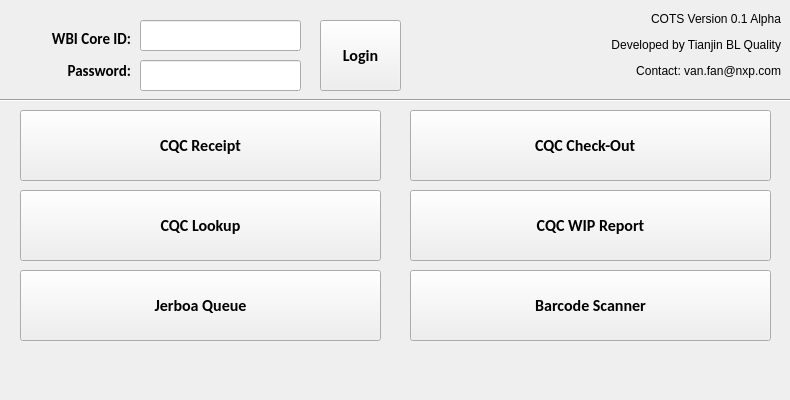
<?xml version="1.0" encoding="UTF-8"?>
<ui version="4.0">
 <author>cocoavan</author>
 <class>MainWindow</class>
 <widget class="QMainWindow" name="MainWindow">
  <property name="geometry">
   <rect>
    <x>0</x>
    <y>0</y>
    <width>790</width>
    <height>400</height>
   </rect>
  </property>
  <property name="sizePolicy">
   <sizepolicy hsizetype="Fixed" vsizetype="Fixed">
    <horstretch>0</horstretch>
    <verstretch>0</verstretch>
   </sizepolicy>
  </property>
  <property name="minimumSize">
   <size>
    <width>790</width>
    <height>400</height>
   </size>
  </property>
  <property name="maximumSize">
   <size>
    <width>790</width>
    <height>400</height>
   </size>
  </property>
  <property name="windowTitle">
   <string>CQC Operation Tracking System - NXP Tianjin BL Quality</string>
  </property>
  <property name="windowIcon">
   <iconset resource="qt_resource.qrc">
    <normaloff>:/icons/resources/img/Barcode.png</normaloff>:/icons/resources/img/Barcode.png</iconset>
  </property>
  <property name="styleSheet">
   <string notr="true"/>
  </property>
  <widget class="QWidget" name="centralwidget">
   <property name="sizePolicy">
    <sizepolicy hsizetype="Fixed" vsizetype="Fixed">
     <horstretch>0</horstretch>
     <verstretch>0</verstretch>
    </sizepolicy>
   </property>
   <property name="minimumSize">
    <size>
     <width>790</width>
     <height>400</height>
    </size>
   </property>
   <property name="maximumSize">
    <size>
     <width>790</width>
     <height>400</height>
    </size>
   </property>
   <property name="autoFillBackground">
    <bool>false</bool>
   </property>
   <widget class="QLabel" name="about">
    <property name="geometry">
     <rect>
      <x>600</x>
      <y>0</y>
      <width>181</width>
      <height>91</height>
     </rect>
    </property>
    <property name="text">
     <string>&lt;html&gt;&lt;head/&gt;&lt;body&gt;&lt;p&gt;COTS Version 0.1 Alpha&lt;/p&gt;&lt;p&gt;Developed by Tianjin BL Quality&lt;/p&gt;&lt;p&gt;Contact: van.fan@nxp.com&lt;/p&gt;&lt;/body&gt;&lt;/html&gt;</string>
    </property>
    <property name="textFormat">
     <enum>Qt::RichText</enum>
    </property>
    <property name="scaledContents">
     <bool>false</bool>
    </property>
    <property name="alignment">
     <set>Qt::AlignRight|Qt::AlignTrailing|Qt::AlignVCenter</set>
    </property>
    <property name="wordWrap">
     <bool>false</bool>
    </property>
    <property name="margin">
     <number>0</number>
    </property>
    <property name="indent">
     <number>0</number>
    </property>
   </widget>
   <widget class="QLabel" name="logo">
    <property name="geometry">
     <rect>
      <x>640</x>
      <y>320</y>
      <width>151</width>
      <height>81</height>
     </rect>
    </property>
    <property name="text">
     <string>&lt;html&gt;&lt;head/&gt;&lt;body&gt;&lt;p&gt;&lt;img src=&quot;:/icons/resources/img/NXP.png&quot;/&gt;&lt;/p&gt;&lt;/body&gt;&lt;/html&gt;</string>
    </property>
    <property name="textFormat">
     <enum>Qt::RichText</enum>
    </property>
    <property name="scaledContents">
     <bool>true</bool>
    </property>
    <property name="alignment">
     <set>Qt::AlignRight|Qt::AlignTop|Qt::AlignTrailing</set>
    </property>
   </widget>
   <widget class="QLineEdit" name="userName">
    <property name="geometry">
     <rect>
      <x>140</x>
      <y>20</y>
      <width>161</width>
      <height>31</height>
     </rect>
    </property>
    <property name="focusPolicy">
     <enum>Qt::ClickFocus</enum>
    </property>
    <property name="acceptDrops">
     <bool>false</bool>
    </property>
    <property name="inputMask">
     <string extracomment="Core ID"/>
    </property>
    <property name="text">
     <string/>
    </property>
    <property name="maxLength">
     <number>9</number>
    </property>
   </widget>
   <widget class="QLabel" name="loginLabel">
    <property name="geometry">
     <rect>
      <x>10</x>
      <y>10</y>
      <width>121</width>
      <height>91</height>
     </rect>
    </property>
    <property name="font">
     <font>
      <family>Calibri</family>
      <pointsize>11</pointsize>
      <weight>75</weight>
      <bold>true</bold>
     </font>
    </property>
    <property name="text">
     <string>&lt;html&gt;&lt;head/&gt;&lt;body&gt;&lt;p&gt;&lt;span style=&quot; font-size:11pt;&quot;&gt;WBI Core ID:&lt;/span&gt;&lt;/p&gt;&lt;p&gt;&lt;span style=&quot; font-size:11pt;&quot;&gt;Password:&lt;/span&gt;&lt;/p&gt;&lt;/body&gt;&lt;/html&gt;</string>
    </property>
    <property name="alignment">
     <set>Qt::AlignRight|Qt::AlignTrailing|Qt::AlignVCenter</set>
    </property>
   </widget>
   <widget class="QLineEdit" name="password">
    <property name="geometry">
     <rect>
      <x>140</x>
      <y>60</y>
      <width>161</width>
      <height>31</height>
     </rect>
    </property>
    <property name="focusPolicy">
     <enum>Qt::ClickFocus</enum>
    </property>
    <property name="acceptDrops">
     <bool>false</bool>
    </property>
    <property name="inputMask">
     <string/>
    </property>
    <property name="text">
     <string/>
    </property>
    <property name="maxLength">
     <number>9</number>
    </property>
    <property name="echoMode">
     <enum>QLineEdit::Password</enum>
    </property>
   </widget>
   <widget class="QPushButton" name="loginButton">
    <property name="geometry">
     <rect>
      <x>320</x>
      <y>20</y>
      <width>81</width>
      <height>71</height>
     </rect>
    </property>
    <property name="font">
     <font>
      <family>Calibri</family>
      <pointsize>12</pointsize>
      <weight>75</weight>
      <bold>true</bold>
     </font>
    </property>
    <property name="focusPolicy">
     <enum>Qt::ClickFocus</enum>
    </property>
    <property name="text">
     <string>Login</string>
    </property>
   </widget>
   <widget class="Line" name="line">
    <property name="geometry">
     <rect>
      <x>0</x>
      <y>90</y>
      <width>791</width>
      <height>20</height>
     </rect>
    </property>
    <property name="orientation">
     <enum>Qt::Horizontal</enum>
    </property>
   </widget>
   <widget class="QPushButton" name="receiptButton">
    <property name="geometry">
     <rect>
      <x>20</x>
      <y>110</y>
      <width>361</width>
      <height>71</height>
     </rect>
    </property>
    <property name="font">
     <font>
      <family>Calibri</family>
      <pointsize>12</pointsize>
      <weight>75</weight>
      <bold>true</bold>
     </font>
    </property>
    <property name="focusPolicy">
     <enum>Qt::ClickFocus</enum>
    </property>
    <property name="text">
     <string>CQC Receipt</string>
    </property>
    <property name="icon">
     <iconset resource="qt_resource.qrc">
      <normaloff>:/icons/resources/img/Receipt.png</normaloff>:/icons/resources/img/Receipt.png</iconset>
    </property>
    <property name="iconSize">
     <size>
      <width>50</width>
      <height>50</height>
     </size>
    </property>
   </widget>
   <widget class="QPushButton" name="checkoutButton">
    <property name="geometry">
     <rect>
      <x>410</x>
      <y>110</y>
      <width>361</width>
      <height>71</height>
     </rect>
    </property>
    <property name="font">
     <font>
      <family>Calibri</family>
      <pointsize>12</pointsize>
      <weight>75</weight>
      <bold>true</bold>
     </font>
    </property>
    <property name="focusPolicy">
     <enum>Qt::ClickFocus</enum>
    </property>
    <property name="text">
     <string>CQC Check-Out   </string>
    </property>
    <property name="icon">
     <iconset resource="qt_resource.qrc">
      <normaloff>:/icons/resources/img/Checkout.png</normaloff>:/icons/resources/img/Checkout.png</iconset>
    </property>
    <property name="iconSize">
     <size>
      <width>50</width>
      <height>50</height>
     </size>
    </property>
   </widget>
   <widget class="QPushButton" name="reportButton">
    <property name="geometry">
     <rect>
      <x>410</x>
      <y>190</y>
      <width>361</width>
      <height>71</height>
     </rect>
    </property>
    <property name="font">
     <font>
      <family>Calibri</family>
      <pointsize>12</pointsize>
      <weight>75</weight>
      <bold>true</bold>
     </font>
    </property>
    <property name="focusPolicy">
     <enum>Qt::ClickFocus</enum>
    </property>
    <property name="text">
     <string>CQC WIP Report</string>
    </property>
    <property name="icon">
     <iconset resource="qt_resource.qrc">
      <normaloff>:/icons/resources/img/Report.png</normaloff>:/icons/resources/img/Report.png</iconset>
    </property>
    <property name="iconSize">
     <size>
      <width>50</width>
      <height>50</height>
     </size>
    </property>
   </widget>
   <widget class="QPushButton" name="lookupButton">
    <property name="geometry">
     <rect>
      <x>20</x>
      <y>190</y>
      <width>361</width>
      <height>71</height>
     </rect>
    </property>
    <property name="font">
     <font>
      <family>Calibri</family>
      <pointsize>12</pointsize>
      <weight>75</weight>
      <bold>true</bold>
     </font>
    </property>
    <property name="focusPolicy">
     <enum>Qt::ClickFocus</enum>
    </property>
    <property name="text">
     <string>CQC Lookup</string>
    </property>
    <property name="icon">
     <iconset resource="qt_resource.qrc">
      <normaloff>:/icons/resources/img/Lookup.png</normaloff>:/icons/resources/img/Lookup.png</iconset>
    </property>
    <property name="iconSize">
     <size>
      <width>50</width>
      <height>50</height>
     </size>
    </property>
   </widget>
   <widget class="QPushButton" name="barcodeButton">
    <property name="geometry">
     <rect>
      <x>410</x>
      <y>270</y>
      <width>361</width>
      <height>71</height>
     </rect>
    </property>
    <property name="font">
     <font>
      <family>Calibri</family>
      <pointsize>12</pointsize>
      <weight>75</weight>
      <bold>true</bold>
     </font>
    </property>
    <property name="focusPolicy">
     <enum>Qt::ClickFocus</enum>
    </property>
    <property name="text">
     <string>Barcode Scanner</string>
    </property>
    <property name="icon">
     <iconset resource="qt_resource.qrc">
      <normaloff>:/icons/resources/img/Scanner.png</normaloff>:/icons/resources/img/Scanner.png</iconset>
    </property>
    <property name="iconSize">
     <size>
      <width>50</width>
      <height>50</height>
     </size>
    </property>
   </widget>
   <widget class="QPushButton" name="jerboaButton">
    <property name="geometry">
     <rect>
      <x>20</x>
      <y>270</y>
      <width>361</width>
      <height>71</height>
     </rect>
    </property>
    <property name="font">
     <font>
      <family>Calibri</family>
      <pointsize>12</pointsize>
      <weight>75</weight>
      <bold>true</bold>
     </font>
    </property>
    <property name="focusPolicy">
     <enum>Qt::ClickFocus</enum>
    </property>
    <property name="text">
     <string>Jerboa Queue</string>
    </property>
    <property name="icon">
     <iconset resource="qt_resource.qrc">
      <normaloff>:/icons/resources/img/Jerboa.png</normaloff>:/icons/resources/img/Jerboa.png</iconset>
    </property>
    <property name="iconSize">
     <size>
      <width>50</width>
      <height>50</height>
     </size>
    </property>
   </widget>
  </widget>
 </widget>
 <resources>
  <include location="qt_resource.qrc"/>
 </resources>
 <connections>
  <connection>
   <sender>checkoutButton</sender>
   <signal>clicked()</signal>
   <receiver>MainWindow</receiver>
   <slot>showWindow()</slot>
   <hints>
    <hint type="sourcelabel">
     <x>634</x>
     <y>124</y>
    </hint>
    <hint type="destinationlabel">
     <x>687</x>
     <y>156</y>
    </hint>
   </hints>
  </connection>
  <connection>
   <sender>loginButton</sender>
   <signal>clicked()</signal>
   <receiver>MainWindow</receiver>
   <slot>loginCQC()</slot>
   <hints>
    <hint type="sourcelabel">
     <x>378</x>
     <y>76</y>
    </hint>
    <hint type="destinationlabel">
     <x>468</x>
     <y>50</y>
    </hint>
   </hints>
  </connection>
  <connection>
   <sender>receiptButton</sender>
   <signal>clicked()</signal>
   <receiver>MainWindow</receiver>
   <slot>showWindow()</slot>
   <hints>
    <hint type="sourcelabel">
     <x>307</x>
     <y>135</y>
    </hint>
    <hint type="destinationlabel">
     <x>254</x>
     <y>142</y>
    </hint>
   </hints>
  </connection>
  <connection>
   <sender>lookupButton</sender>
   <signal>clicked()</signal>
   <receiver>MainWindow</receiver>
   <slot>showWindow()</slot>
   <hints>
    <hint type="sourcelabel">
     <x>300</x>
     <y>220</y>
    </hint>
    <hint type="destinationlabel">
     <x>258</x>
     <y>244</y>
    </hint>
   </hints>
  </connection>
  <connection>
   <sender>reportButton</sender>
   <signal>clicked()</signal>
   <receiver>MainWindow</receiver>
   <slot>showWindow()</slot>
   <hints>
    <hint type="sourcelabel">
     <x>724</x>
     <y>222</y>
    </hint>
    <hint type="destinationlabel">
     <x>680</x>
     <y>244</y>
    </hint>
   </hints>
  </connection>
  <connection>
   <sender>jerboaButton</sender>
   <signal>clicked()</signal>
   <receiver>MainWindow</receiver>
   <slot>showWindow()</slot>
   <hints>
    <hint type="sourcelabel">
     <x>87</x>
     <y>308</y>
    </hint>
    <hint type="destinationlabel">
     <x>274</x>
     <y>357</y>
    </hint>
   </hints>
  </connection>
  <connection>
   <sender>barcodeButton</sender>
   <signal>clicked()</signal>
   <receiver>MainWindow</receiver>
   <slot>showWindow()</slot>
   <hints>
    <hint type="sourcelabel">
     <x>475</x>
     <y>307</y>
    </hint>
    <hint type="destinationlabel">
     <x>627</x>
     <y>360</y>
    </hint>
   </hints>
  </connection>
 </connections>
 <slots>
  <slot>loginCQC()</slot>
  <slot>showWindow()</slot>
 </slots>
</ui>
